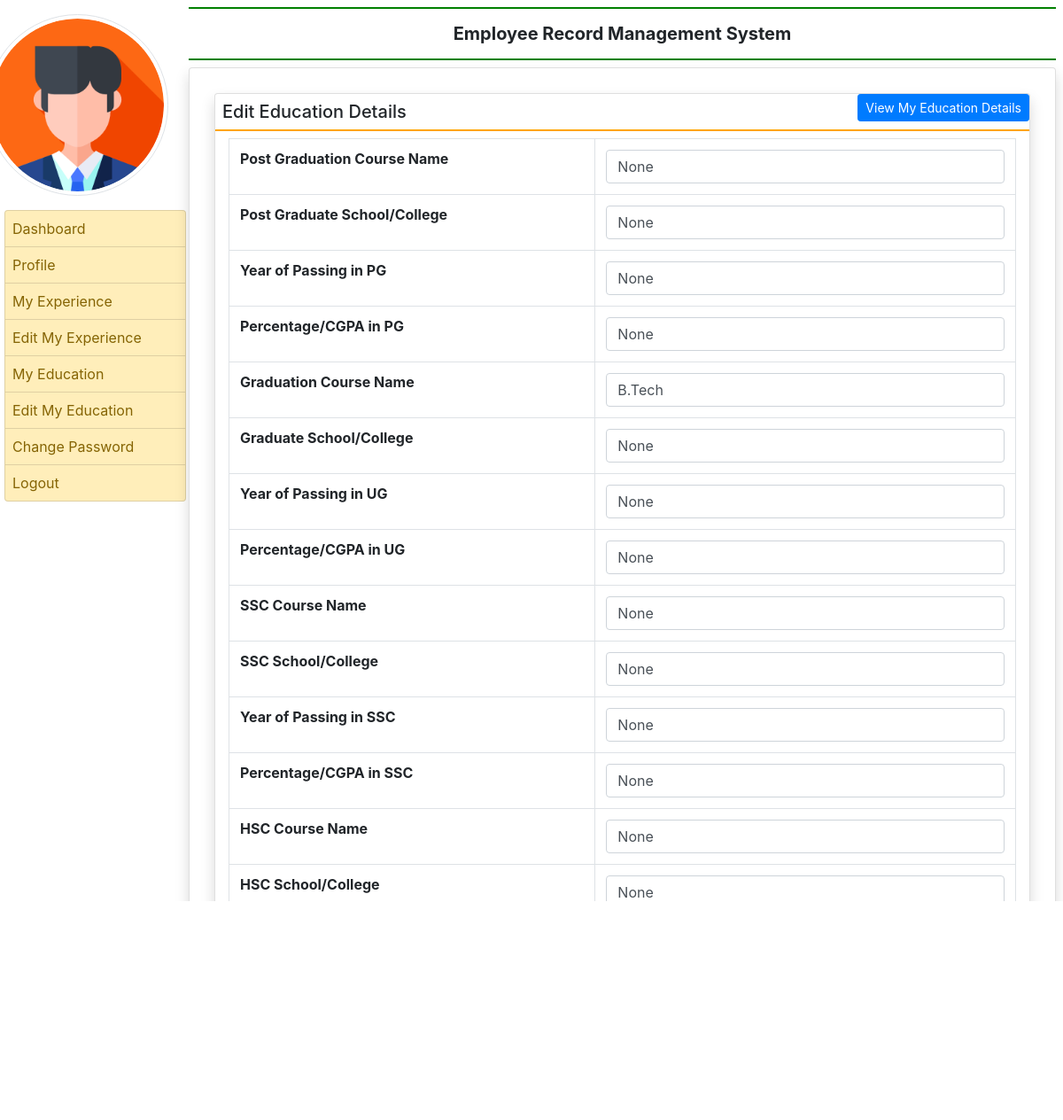
Page /edit_myeducation (signed in) on the committed database.
### employee/models.py (models this page shows, shortened)
class EmployeeEducation(models.Model):
    user=models.ForeignKey(User,on_delete=models.CASCADE)
    coursepg=models.CharField(max_length=100,null=True)
    schoolclgpg=models.CharField(max_length=200,null=True)
    yearofpassingpg=models.CharField(max_length=20,null=True)
    percentagepg=models.CharField(max_length=30,null=True)
    coursegra=models.CharField(max_length=100,null=True)
    schoolclggra=models.CharField(max_length=200,null=True)
    yearofpassinggra=models.CharField(max_length=20,null=True)
    percentagegra=models.CharField(max_length=30,null=True)
    coursessc=models.CharField(max_length=100,null=True)
    schoolclgssc=models.CharField(max_length=200,null=True)
    yearofpassingssc=models.CharField(max_length=20,null=True)
    percentagessc=models.CharField(max_length=30,null=True)
    coursehsc=models.CharField(max_length=100,null=True)
    schoolclghsc=models.CharField(max_length=200,null=True)
    yearofpassinghsc=models.CharField(max_length=20,null=True)
    percentagehsc=models.CharField(max_length=30,null=True)

### employee/views.py (the view, shortened to what this page needs)
# urls.py: path('edit_myeducation', edit_myeducation,name='edit_myeducation'),
def edit_myeducation(request):
    if not request.user.is_authenticated:
        return redirect('emp_login')
    error=""
    user=request.user
    education=EmployeeEducation.objects.get(user=user)
    return render(request,'edit_myeducation.html',locals())

### employee/templates/edit_myeducation.html (shortened to what this page needs)
{% extends 'emp_base.html' %}
{% block main %}
<div class="card shadow m-2">
    <div clas="card-body">
        <a href="{% url 'my_education' %}" class="btn btn-primary float-right btn-sm">View My Education Details</a>
        <h5 class="p-2" style="border-bottom :2px solid orange">Edit Education Details</h5>
        <div class="container-fluid">
            <form method="post">
                <table class="table table-bordered">
                    <tr>
                        <th>Post Graduation Course Name</th>
                        <td><input type="text" name="coursepg" class="form-control"
                                value="{{education.coursepg}}"></td>
                    </tr>
                    <tr>
                        <th>Post Graduate School/College </th>
                        <td><input type="text" name="schoolclgpg" class="form-control"
                                value="{{education.schoolclgpg}}"></td>
                    </tr>
                    <tr>
                        <th>Year of Passing in PG</th>
                        <td><input type="text" name="yearofpassingpg" class="form-control"
                                value="{{education.yearofpassingpg}}"></td>
                    </tr>
                    <tr>
                        <th>Percentage/CGPA in PG</th>
                        <td><input type="text" name="percentagepg" class="form-control"
                                value="{{education.percentagepg}}"></td>
                    </tr>
                    <tr>
                        <th>Graduation Course Name</th>
                        <td><input type="text" name="coursegra" class="form-control"
                                value="{{education.coursegra}}"></td>
                    </tr>
                    <tr>
                        <th>Graduate School/College </th>
                        <td><input type="text" name="schoolclggra" class="form-control"
                                value="{{education.schoolclggra}}"></td>
                    </tr>
                    <tr>
                        <th>Year of Passing in UG</th>
                        <td><input type="text" name="yearofpassinggra" class="form-control"
                                value="{{education.yearofpassinggra}}"></td>
                    </tr>
                    <tr>
                        <th>Percentage/CGPA in UG</th>
                        <td><input type="text" name="percentagegra" class="form-control"
                                value="{{education.percentagegra}}"></td>
                    </tr>
                    <tr>
                        <th>SSC Course Name</th>
                        <td><input type="text" name="coursessc" class="form-control"
                                value="{{education.coursessc}}"></td>
                    </tr>
                    <tr>
                        <th>SSC School/College </th>
                        <td><input type="text" name="schoolclgssc" class="form-control"
                                value="{{education.schoolclgssc}}"></td>
                    </tr>
                    <tr>
                        <th>Year of Passing in SSC</th>
                        <td><input type="text" name="yearofpassingssc" class="form-control"
                                value="{{education.yearofpassingssc}}"></td>
                    </tr>
                    <tr>
                        <th>Percentage/CGPA in SSC</th>
                        <td><input type="text" name="percentagessc" class="form-control"
                                value="{{education.percentagessc}}"></td>
                    </tr>
                    <tr>
                        <th>HSC Course Name</th>
                        <td><input type="text" name="coursehsc" class="form-control" value="{{education.coursehsc}}"></td>
                    </tr>
                    <tr>
                        <th>HSC School/College </th>
                        <td><input type="text" name="schoolclghsc" class="form-control" value="{{education.schoolclghsc}}"></td>
                    </tr>
                    <tr>
                        <th>Year of Passing in HSC</th>
                        <td><input type="text" name="yearofpassinghsc" class="form-control" value="{{education.yearofpassinghsc}}"></td>
                    </tr>
                    <tr>
                        <th>Percentage/CGPA in HSC</th>
                        <td><input type="text" name="percentagehsc" class="form-control" value="{{education.percentagehsc}}"></td>
                    </tr>
                </table>
                <center>
                    <input type="submit" value="Submit" class="btn btn-primary px-3">
                </center>
            </form>
        </div>
    </div>
</div>
{% endblock %}

### rows in the picture
EmployeeEducation: coursepg "None", schoolclgpg "None", yearofpassingpg "None", percentagepg "None", coursegra "B.Tech", schoolclggra "None", yearofpassinggra "None", percentagegra "None", coursessc "None", schoolclgssc "None", yearofpassingssc "None", percentagessc "None", coursehsc "None", schoolclghsc "None", yearofpassinghsc "None", percentagehsc "None"
